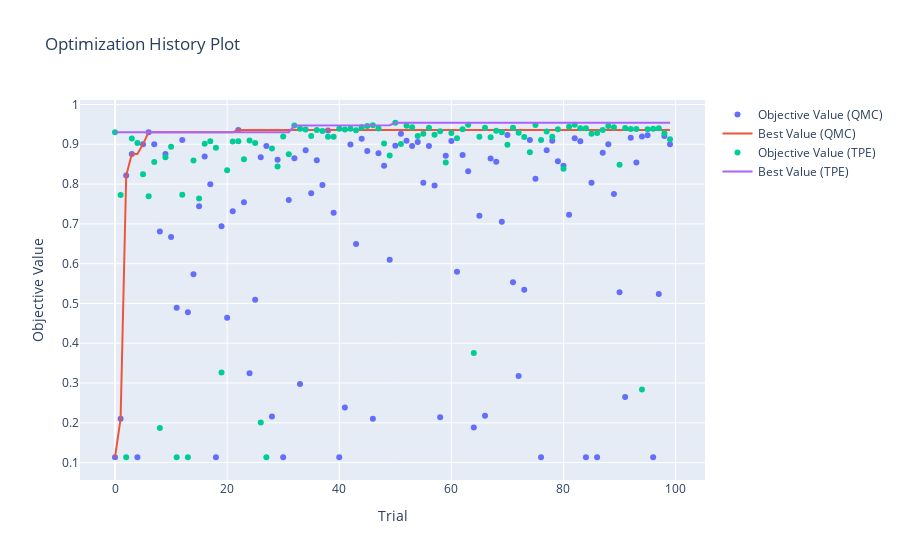

Write notebook code for a chart like this one.
### Markdown cell above
`TPESampler`での実行結果は第3節で実行してあるので、それと比較します。

### Code cell
import plotly
fig1 = optuna.visualization.plot_optimization_history(study_qmc)
fig2 = optuna.visualization.plot_optimization_history(study)

fig1['data'][0]['name'] = 'Objective Value (QMC)'
fig1['data'][1]['name'] = 'Best Value (QMC)'
fig2['data'][0]['name'] = 'Objective Value (TPE)'
fig2['data'][1]['name'] = 'Best Value (TPE)'
fig = plotly.graph_objs.Figure(
    data=fig1['data'] + fig2['data'],
    layout=fig1['layout']
)
fig.show()
